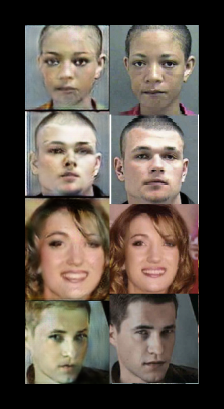
#> input picture report/assets/StarGAN.png, 224 x 409 px, found by its file name
$ python -i histogramService.py   (imports and definitions only)
#> lines starting #> are read from the running program, lines starting #| are printed output that depends on the picture
#coding=utf8
import cv2
from matplotlib import pyplot as plt


def gray_histogram(img_name, result_name):
    img_path = 'apps/assets/' + img_name
    result_path = 'apps/results/' + result_name

    img = cv2.imread(img_path, 0)
    plt.subplot(121)
    plt.imshow(img, "gray")
    plt.subplot(122)
    hist = cv2.calcHist([img], [0], None, [256], [0, 255])
    plt.plot(hist)
    plt.xlim([0, 255])
    plt.savefig(result_path)
    return 1


def bgr_histogram(img_name, result_name):
#> called with img_name = '../../report/assets/StarGAN.png', result_name = 'out.png'
    img_path = 'apps/assets/' + img_name
    result_path = 'apps/results/' + result_name

    img = cv2.imread(img_path)
#> img is the input picture: shape (409, 224, 3); mean B, G, R 74.2, 83.4, 93.6
    color = ["r", "g", "b"]
    img_b, img_g, img_r = cv2.split(img)
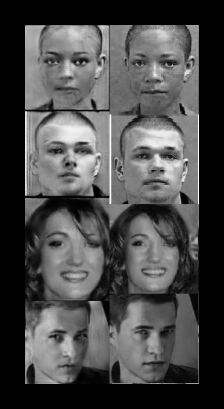
#> img_b: shape (409, 224); min 0, max 255, mean 74.2
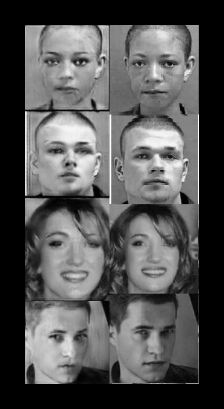
#> img_g: shape (409, 224); min 0, max 255, mean 83.4
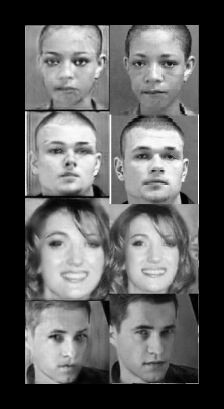
#> img_r: shape (409, 224); min 0, max 255, mean 93.6
    img = cv2.merge([img_r, img_g, img_b])
    plt.subplot(121)
    plt.imshow(img)
    plt.subplot(122)
    for index, c in enumerate(color):
        hist = cv2.calcHist([img], [index], None, [256], [0, 255])

        plt.plot(hist, color=c)
        plt.xlim([0, 255])
    plt.savefig(result_path)
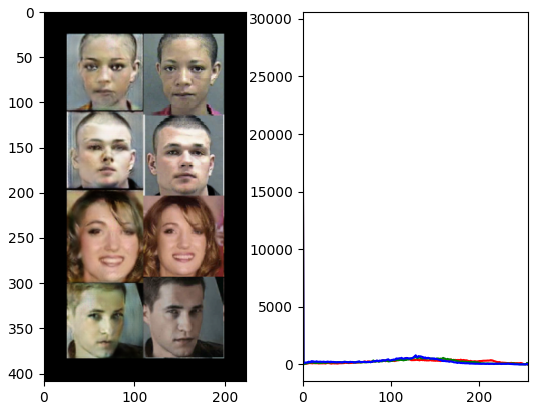
#> figure drawn by matplotlib, 2 panels; panel 2: curve peaks at x = 0, y = 29167; panel 2: curve peaks at x = 0, y = 29164; panel 2: curve peaks at x = 0, y = 29165
    return 1

>>> result = bgr_histogram('../../report/assets/StarGAN.png', 'out.png')

$ run again, on report/assets/origin.png
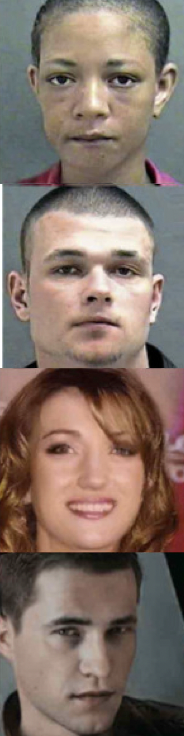
#> input picture report/assets/origin.png, 184 x 736 px, found by its file name
#> in bgr_histogram, img is the input picture: shape (736, 184, 3); mean B, G, R 103.5, 113.3, 130.4
#> in bgr_histogram, `img_b, img_g, img_r = cv2.split(img)`:
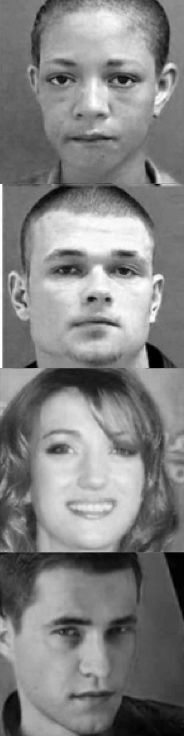
#> img_r: shape (736, 184); min 0, max 255, mean 130.4
#> in bgr_histogram, `plt.savefig(result_path)`:
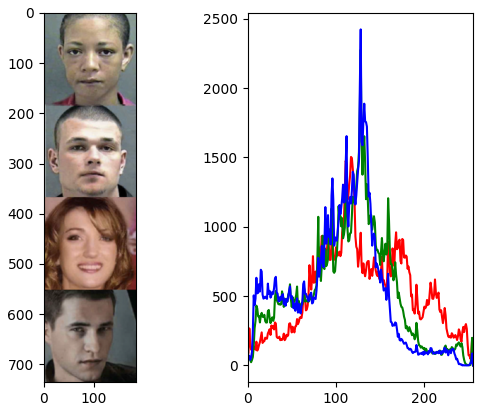
#> figure drawn by matplotlib, 2 panels; panel 2: curve peaks at x = 117, y = 1504; panel 2: curve peaks at x = 128, y = 2277; panel 2: curve peaks at x = 128, y = 2424
